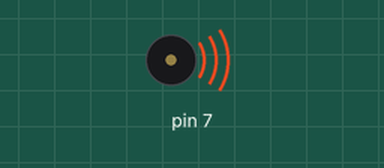
Bench run of a sketch on a simulated Arduino Uno, built with avr-gcc and run on an emulated ATmega328P. On the bench: buzzer (waves = sounding).

Above: at 0.07 s.
At 7.7 s:
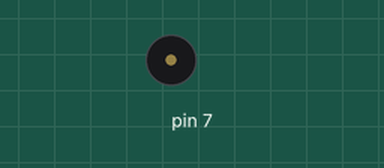
Timing chart, 0 to 8.0 s (numbered marks = the images above):
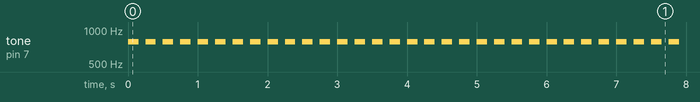

Measured:
- by itself, tone on pin 7: plays 784 Hz for 0.15 s, 784 Hz for 0.15 s, 784 Hz for 0.15 s, 784 Hz for 0.15 s, 784 Hz for 0.15 s, 784 Hz for 0.15 s … (512 notes in this stretch)

The sketch:

Chords.ino
```cpp
#include <Tone.h>    // import fancier Tone library

/*
CHORDS
 Jeff Thompson | 2013 | www.jeffreythompson.org

 The built-in Tone library can only make one note at a time - great
 for simple alerts and feedback but not so great for more elaborate
 instruments.

 This example uses the fancier Tone library; download and details here:
 http://code.google.com/p/rogue-code/wiki/ToneLibraryDocumentation

 You may have to add the following line to the Tone.cpp file in the
 library to get it to work with Arduino 1.0:
 #include <Arduino.h>

 CHALLENGE:
 + Try attaching buttons to different Tone objects - see if you can
   make a keyboard that plays the note until the button is released.
 + Can you invent a better data structure for melodies that includes
   pitches and durations? Hint: arrays or objects?
 */

Tone t1, t2, t3;  // create Tone objects - one for each simultaneous pitch

void setup() {
  t1.begin(7);    // initialize all on pin 7
  t2.begin(7);    // note: this does not start the tone, just gets it ready
  t3.begin(7);
}

void loop() {

  // play a chord every 1/4-second
  if (millis() % 250 == 0) {
    t1.play(NOTE_C4, 150);    // the optional second argument is duration in ms
    t2.play(NOTE_E5, 150);    // if not included, use t1.stop() to end the note
    t3.play(NOTE_G5, 150);
  }
}
```
